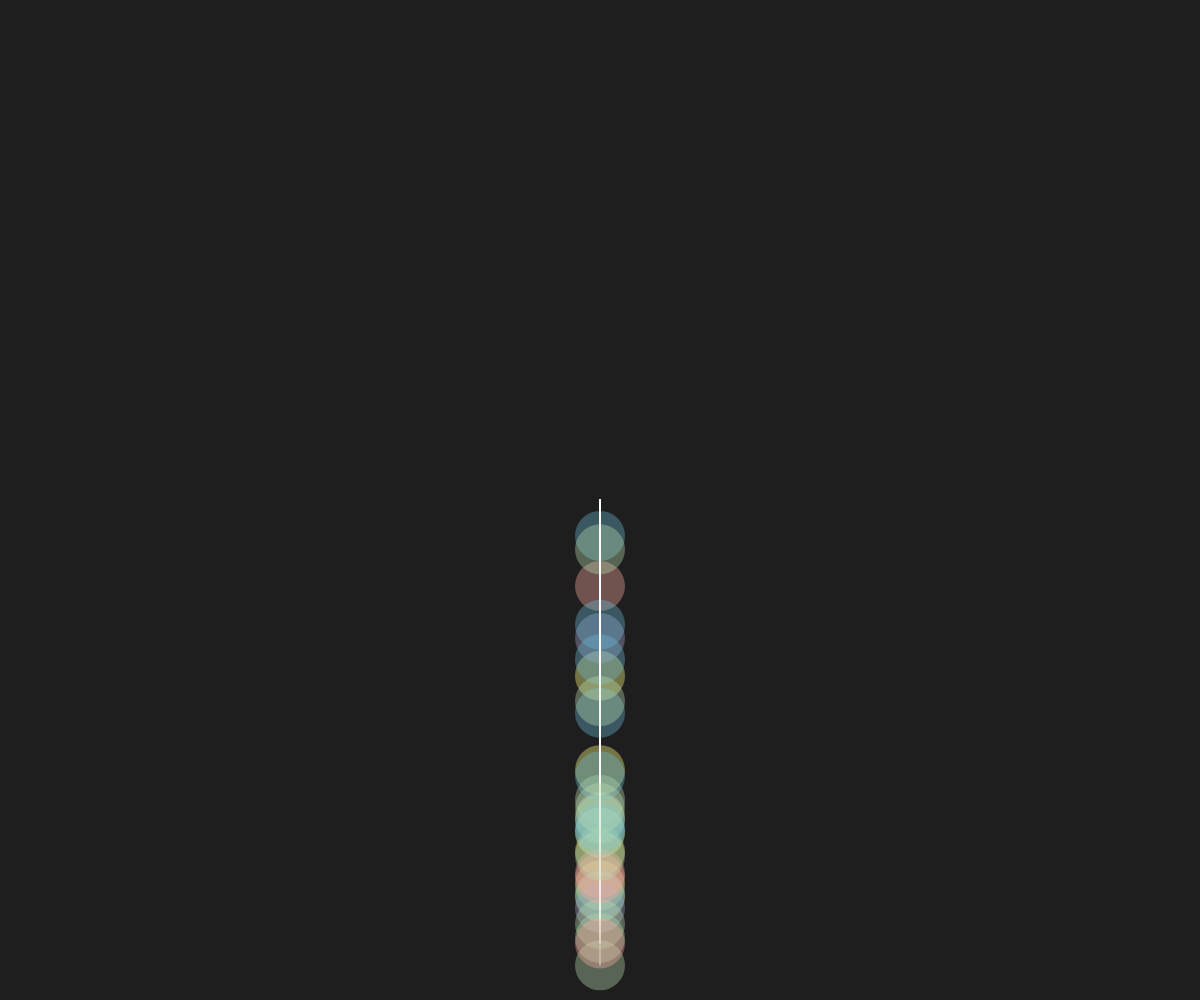
Frame 1 (no input)
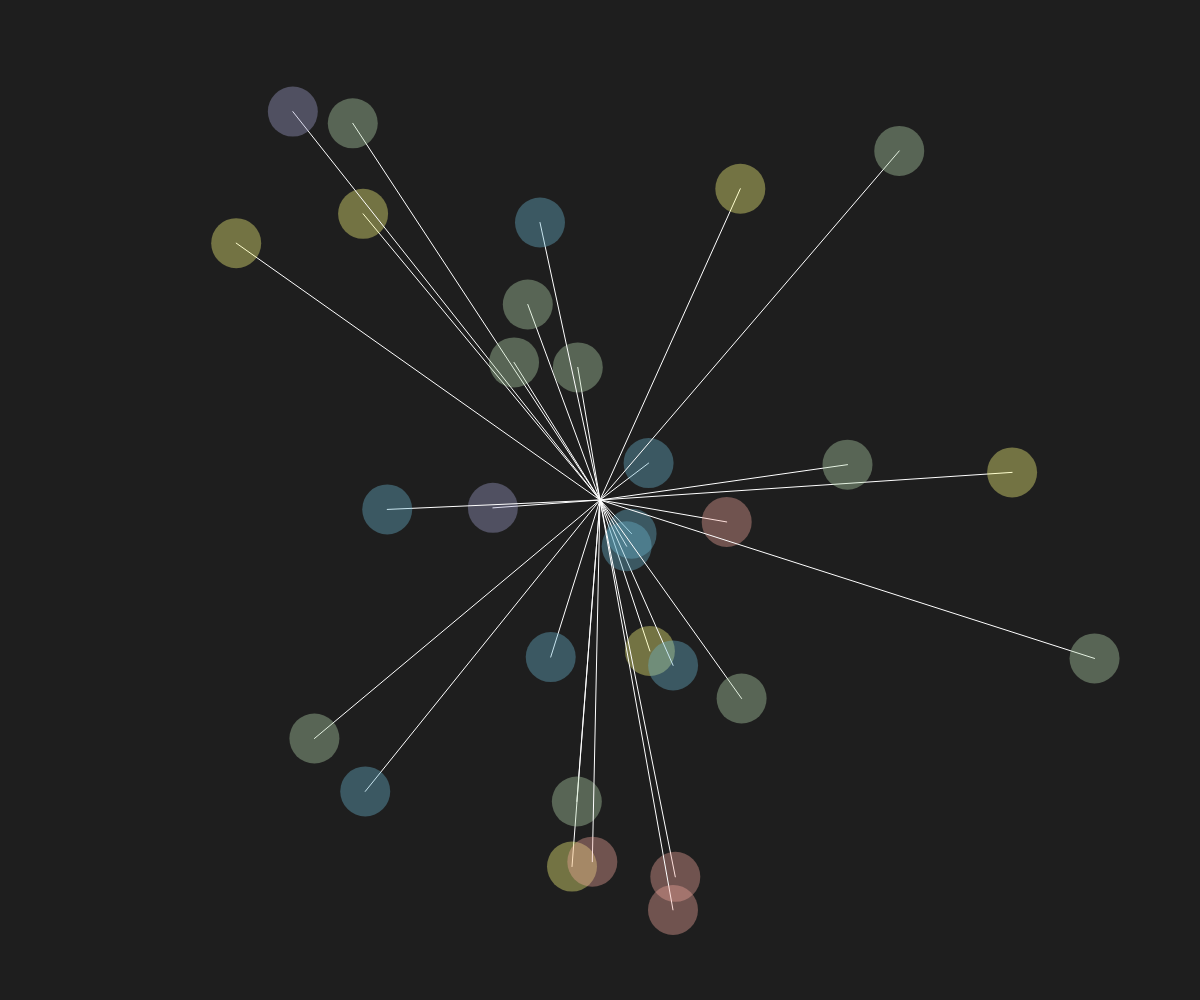
Frame 60 (no input)
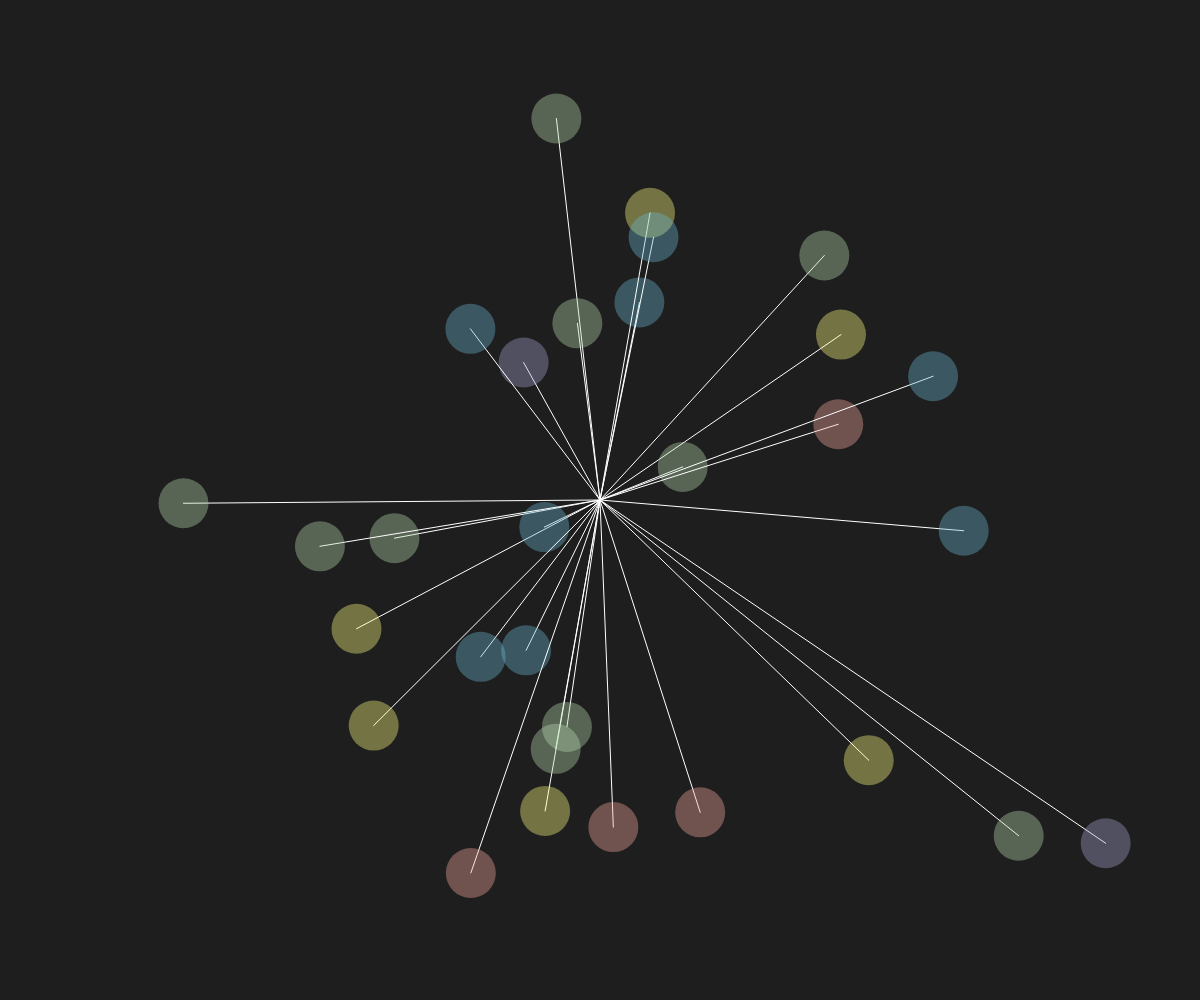
Frame 120 (the mouse pressed at the canvas centre since frame 60)

The p5.js sketch that drew these frames (run headless with seeded random() and noise() and a simulated clock; from frame 60 on, the mouse is pressed at the canvas centre):

// p5.js sketch
// ── sketch.js
var movers = [];

function setup(){
	createCanvas(windowWidth, windowHeight);
	for(var i = 0; i< 30; i++){
		movers[i] = new Mover();
	}
}

function draw(){
	background(30);
	for(var i = 0; i < movers.length; i++){
		movers[i].show();
		movers[i].update();
	}
}
// ── mover.js
class Mover{
	constructor(){
		this.angle = createVector();
		this.velocity = createVector(random(-0.05, 0.05), random(-0.05, 0.05));
		this.amplitude = createVector(random(20, width/2 -30), random(20, height/2 - 30));
		this.palette = ["#f8aaa060", "#b8daaf60","#a1a3ce60", "#6ab7d160", "#feff8060"];
		this.c = random(this.palette);
	}
	
	update(){
		this.angle.add(this.velocity);
	}
	
	show(){
		var x = sin(this.angle.x) * this.amplitude.x;
		var y = cos(this.angle.y) * this.amplitude.y;
		
		push();
		translate(width/2, height/2);
		stroke(255);
		strokeWeight(1);
		line(0, 0, x, y);
		
		noStroke();
		fill(this.c);
		ellipse(x, y, 50, 50);
		pop();
	} 
}
